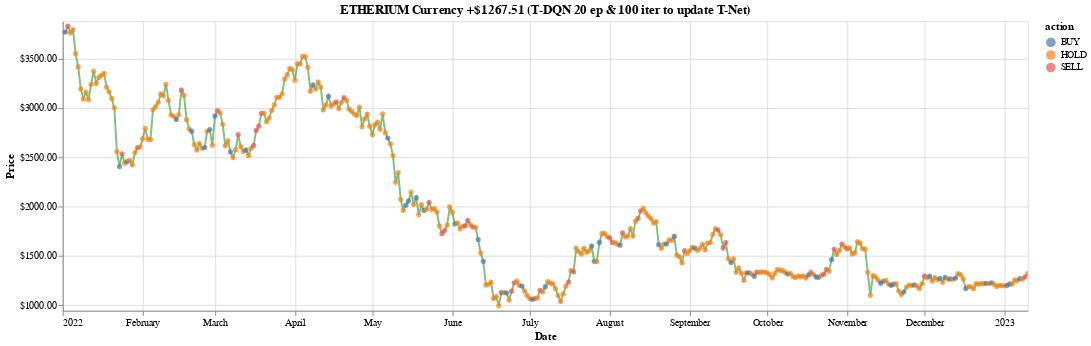

The notebook cell saved with this chart:
### Code cell
chart = visualize(df, history, title='ETHERIUM Currency +$1267.51 (T-DQN 20 ep & 100 iter to update T-Net)')
chart

### Figure 1 — Vega-Lite specification as saved in the notebook (floating-point values rounded to 4 significant figures; data arrays with more than 128 entries replaced by an {"elided": "..."} marker saying what was removed)
{"config": {"view": {"continuousWidth": 400, "continuousHeight": 300}}, "layer": [{"mark": {"type": "line", "color": "green", "opacity": 0.5}, "encoding": {"x": {"field": "date", "type": "temporal"}, "y": {"axis": {"format": "$.2f", "title": "Price"}, "field": "position", "scale": {"clamp": true, "domain": [943.6, 3880.0]}, "type": "quantitative"}}, "selection": {"selector015": {"type": "interval", "bind": "scales", "encodings": ["x"]}}}, {"mark": {"type": "point", "filled": true}, "encoding": {"color": {"field": "action", "type": "nominal"}, "x": {"axis": {"title": "Date"}, "field": "date", "type": "temporal"}, "y": {"axis": {"format": "$.2f", "title": "Price"}, "field": "position", "scale": {"clamp": true, "domain": [943.6, 3880.0]}, "type": "quantitative"}}, "selection": {"selector016": {"type": "interval", "bind": "scales", "encodings": ["x"]}}}], "data": {"name": "data-e99166213ab2c43592643d8b536510c2"}, "height": 300, "title": "ETHERIUM Currency +$1267.51 (T-DQN 20 ep & 100 iter to update T-Net)", "width": 1000, "$schema": "https://vega.github.io/schema/vega-lite/v4.17.0.json", "datasets": {"data-e99166213ab2c43592643d8b536510c2": {"elided": "375 records"}}}
